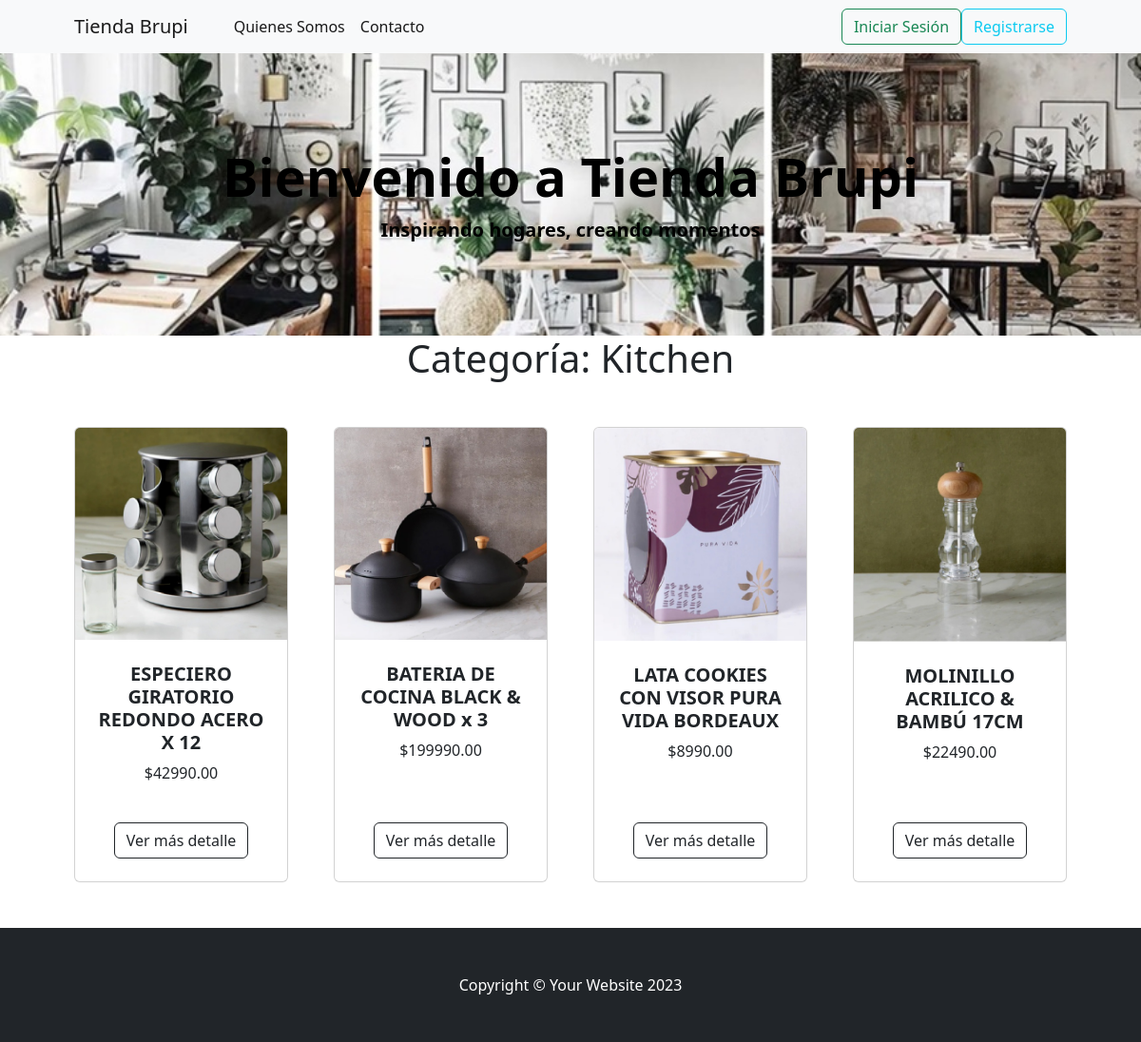
/AppProducto/categoria/Kitchen/, run on the app's committed database.
### AppProducto/models.py (models this page shows, shortened)
class Producto(models.Model):
    cod = models.CharField(max_length=20, unique=True)
    categoria = models.CharField(max_length=50)
    nombre = models.CharField(max_length=100)
    precio = models.DecimalField(max_digits=10, decimal_places=2)
    descripcion = models.TextField(blank=True)
    stock = models.PositiveIntegerField()
    imagen = models.ImageField(upload_to='productos/', blank=True, null=True)

### AppProducto/views.py (the view)
# urls.py: path('categoria/<str:categoria_nombre>/', views.productos_por_categoria, name='productos_por_categoria'),
def productos_por_categoria(request, categoria_nombre):
    productos = Producto.objects.filter(categoria__iexact=categoria_nombre)
    return render(request, 'AppCliente/catkitchen.html', {
        'productos': productos,
        'categoria': categoria_nombre.capitalize()
    })

### AppCliente/Template/AppCliente/catkitchen.html
{% extends "AppCliente/padre.html" %}
{% load static %}
{% block contenido %}
<h1 class="text-center">Categoría: {{ categoria }}</h1>
<div class="container px-4 px-lg-5 mt-5">
    <div class="row gx-4 gx-lg-5 row-cols-2 row-cols-md-3 row-cols-xl-4 justify-content-center">
        {% for producto in productos %}
        <div class="col mb-5">
            <div class="card h-100">
                <img class="card-img-top" src="{% static 'AppCliente/assets/img/'|add:producto.cod|add:'.jpg' %}" alt="{{ producto.nombre }}" />
                <div class="card-body p-4">
                    <div class="text-center">
                        <h5 class="fw-bolder">{{ producto.nombre }}</h5>
                        <p>${{ producto.precio }}</p>
                    </div>
                </div>
                <div class="card-footer p-4 pt-0 border-top-0 bg-transparent">
                    <div class="text-center">
                        <a class="btn btn-outline-dark mt-auto" href="{% url 'vista_productos' producto.id %}"> Ver más detalle</a>
                    </div>
                </div>
            </div>
        </div>
        {% empty %}
        <p class="text-center">No hay productos en esta categoría.</p>
        {% endfor %}
    </div>
</div>
{% endblock %}

### data on the page
Producto: cod (picture), nombre "ESPECIERO GIRATORIO REDONDO ACERO X 12", precio "42990.00"
Producto: cod (picture), nombre "BATERIA DE COCINA BLACK & WOOD x 3", precio "199990.00"
Producto: cod (picture), nombre "LATA COOKIES CON VISOR PURA VIDA BORDEAUX", precio "8990.00"
Producto: cod (picture), nombre "MOLINILLO ACRILICO & BAMBÚ 17CM", precio "22490.00"

### other printed values
{{ categoria }} "Kitchen"
